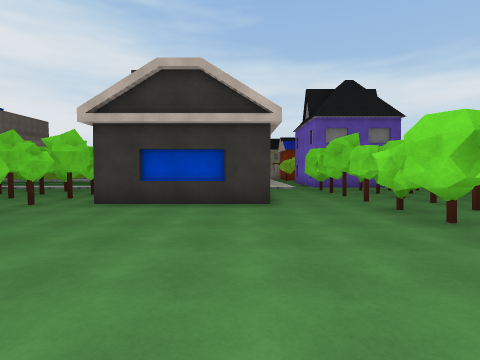
View 1 (above)

24 first-person views from a walk through a scene from a Unity 3-D project. The camera is 1.5 m above the floor, tilts 2° down and sees 80° across. The floor is counted in squares, 2 m on a side. Each view is taken from the middle of a square. On the plan, view 1 faces up. The plan holds only what a view shows up to about 10 squares ahead; the rest is blank. The place goes on beyond the plan. The player character is not drawn. Surface patterns are stand-ins for the level's own textures.

View 2
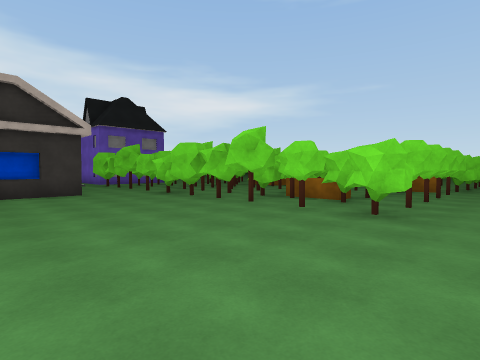

View 3
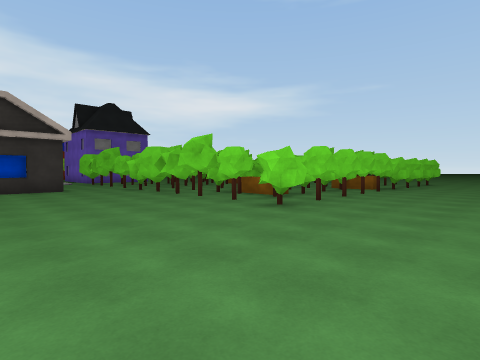

View 4
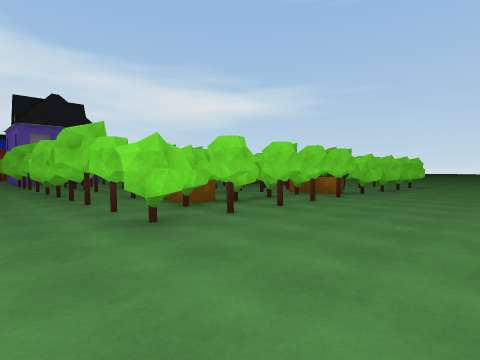

View 5
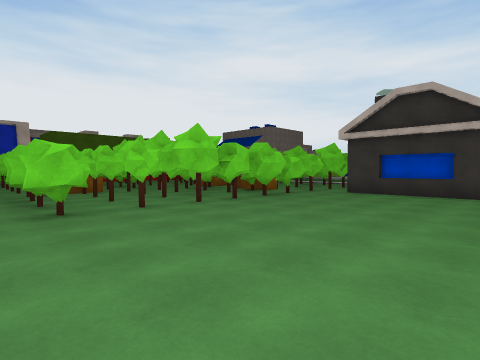

View 6
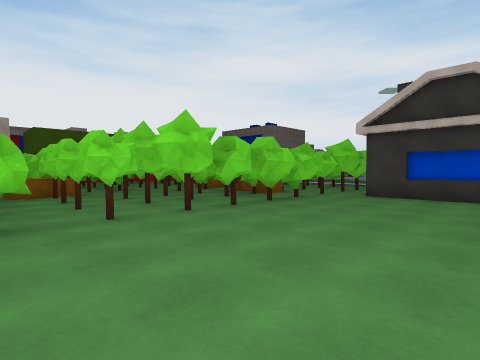

View 7
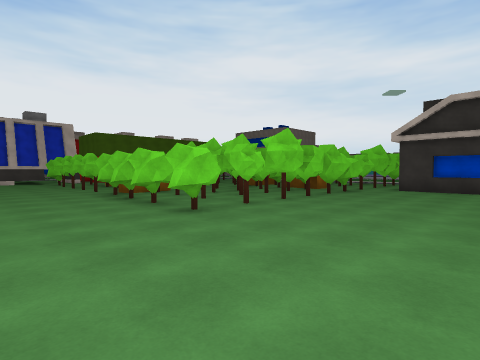

View 8
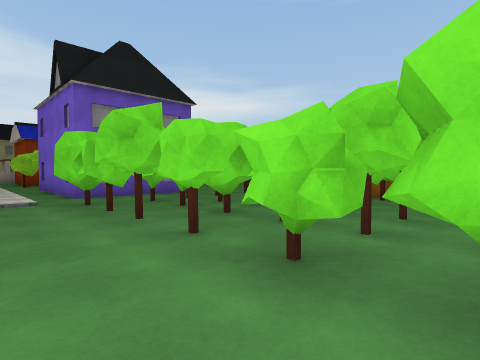

View 9
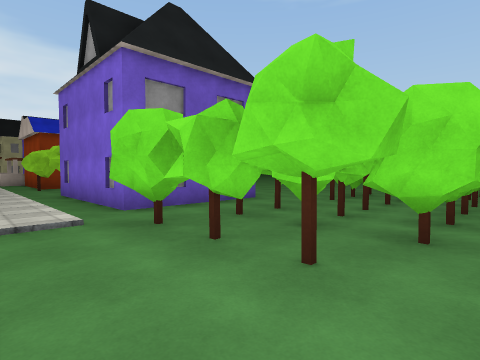

View 10
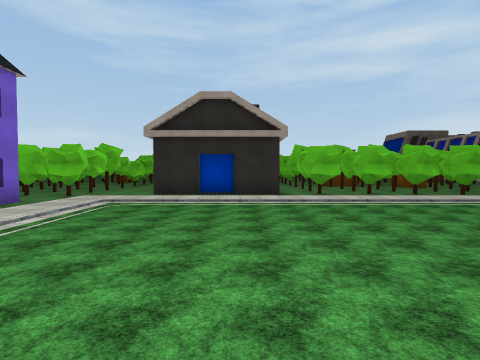

View 11
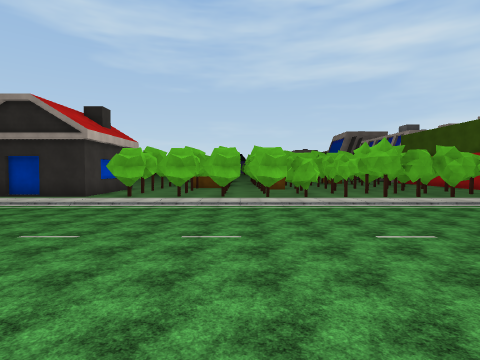

View 12
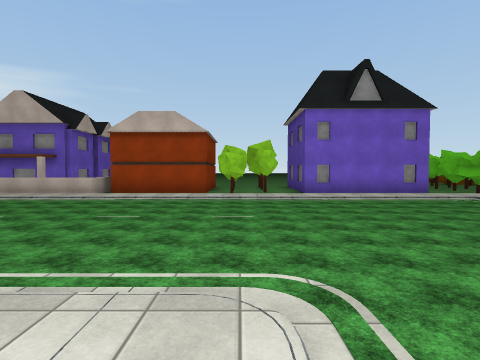

View 13
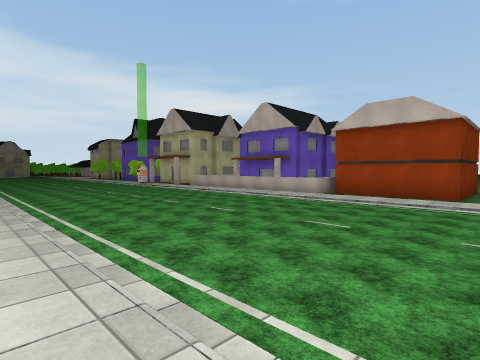

View 14
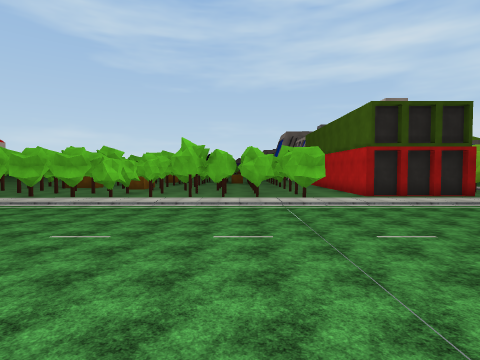

View 15
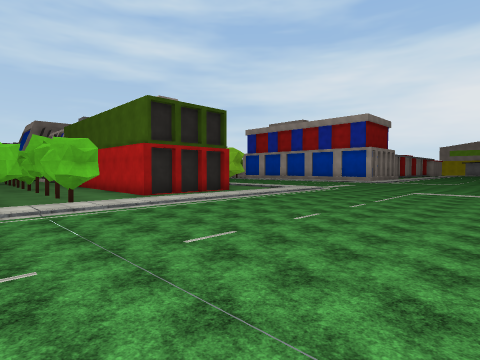

View 16
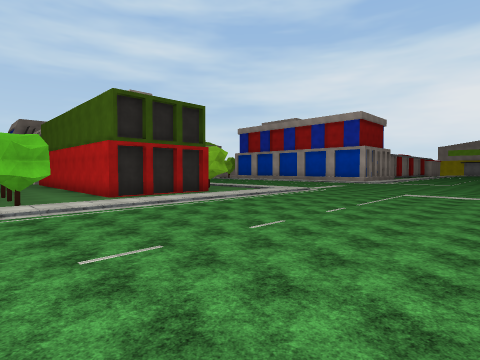

View 17
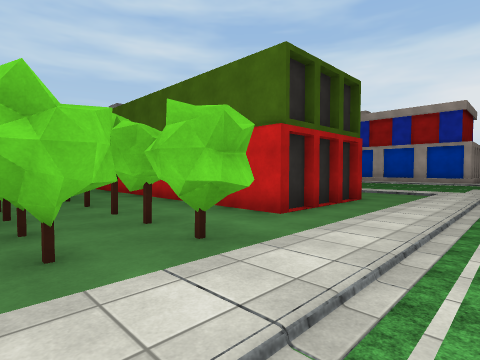

View 18
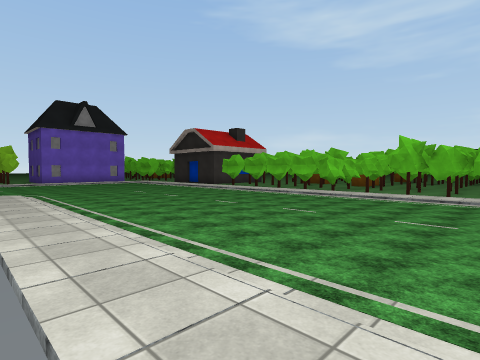

View 19
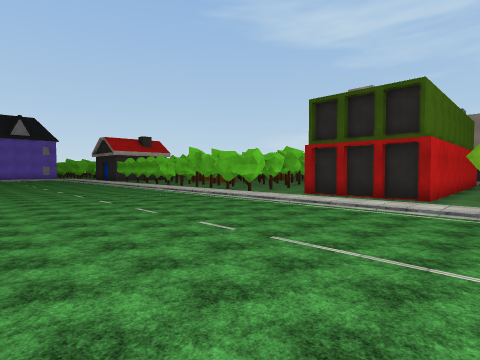

View 20
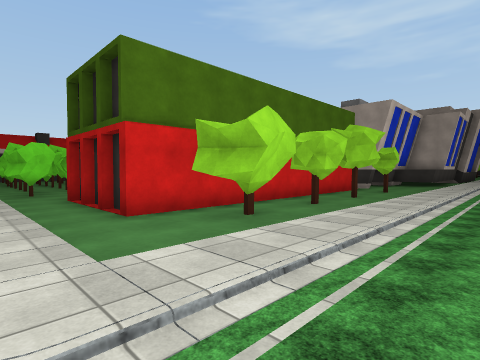

View 21
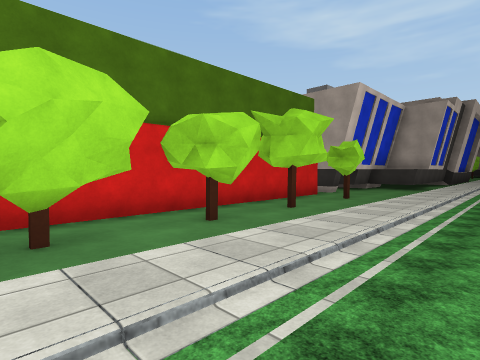

View 22
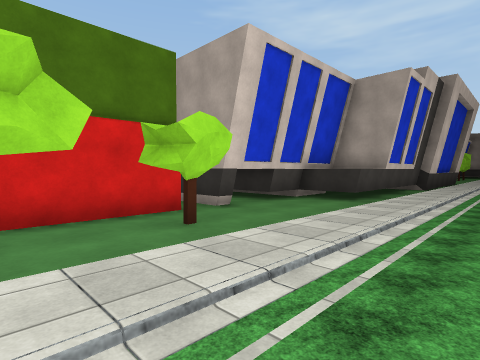

View 23
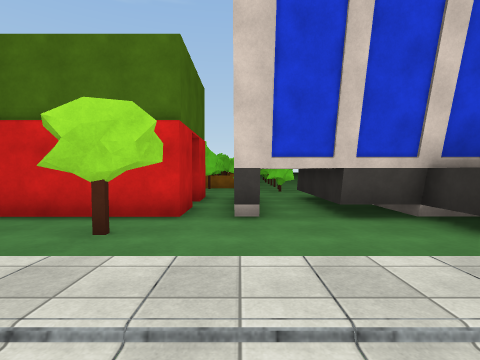

View 24
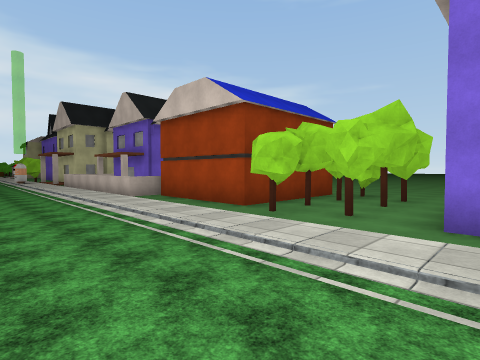

### Floor plan
Key: @ floor where view 1 was taken; # wall or solid block; x gap in a wall; . main floor; : floor 0.25 m higher than the main floor; / step, stairs or slope; T thing the floor can be seen under or through; O other object.
Columns run from 26 left of view 1 to 8 right of it. Each row starts with its distance up from view 1.
 31                      ..
 30                      ...
 29                      ....
 28                      ....../
 27                      ....../:#
 26                      ....../:#
 25                      ....../:##
 24                     :....../:O#
 23                     :....../:.
 22                      ......//.
 21                      ....../x.
 20            ......    ....../x.##...
 19            .:::::::::....../ ####O.
 18    ......................../ #O.##.
 17 .........................../x.....
 16 .........................../x.
 15 .........................../x.
 14  .......... .............../x.
 13   ......... ...............//.
 12 ..         .:::::::::::::::::....
 11 ..x.......T..................#.#.
 10 ..x..####.TT###############..######
  9 .. ###  #.TT               ..##
  8 .. #    #.T                ..##
  7 ..#     #.TT          #####..##
  6 ..#     #..           #.......#
  5 ..      #.            #......##
  4 ..      #.           ##......##
  3 ..      #.       ######......#
  2 .. #    #        #.##.#......#
  1 .. ##  ##.      ##x##.#......##
  0 ..:.#  # .#     ##.##.#...@..#####
 -1 ..:.#  #..#     ##...........##.###
 -2  .:.#  ##.#   #.#######............
 -3  . ##         .....................
 -4  . #          .....................
 -5  .#                  ............

Positions as (right, up) in squares from view 1, and headings:
1: (0, 0), facing up
2: (-2, -3), facing up-right
3: (-2, -5), facing up-right
4: (1, -5), facing up-right
5: (1, -3), facing up-left
6: (0, -2), facing up-left
7: (0, -5), facing up-left
8: (1, 4), facing up-right
9: (1, 7), facing up-right
10: (-2, 19), facing down
11: (-8, 19), facing down
12: (-7, 19), facing right
13: (-6, 19), facing up-right
14: (-14, 19), facing down
15: (-14, 18), facing down-left
16: (-15, 18), facing down-left
17: (-14, 13), facing down-left
18: (-15, 20), facing down-right
19: (-23, 18), facing down-right
20: (-26, 12), facing down-right
21: (-26, 9), facing down-right
22: (-26, 4), facing down-right
23: (-26, 0), facing right
24: (-1, 16), facing up-right
